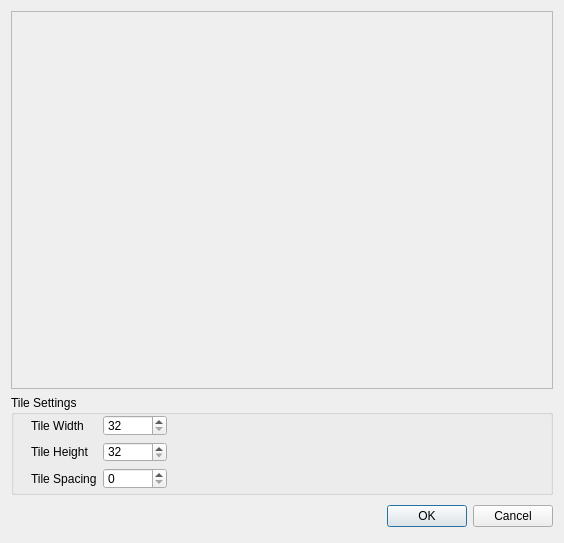
<?xml version="1.0" encoding="UTF-8"?>
<ui version="4.0">
 <class>ImportTileDialog</class>
 <widget class="QDialog" name="ImportTileDialog">
  <property name="geometry">
   <rect>
    <x>0</x>
    <y>0</y>
    <width>564</width>
    <height>543</height>
   </rect>
  </property>
  <property name="sizePolicy">
   <sizepolicy hsizetype="Expanding" vsizetype="Expanding">
    <horstretch>0</horstretch>
    <verstretch>0</verstretch>
   </sizepolicy>
  </property>
  <property name="windowTitle">
   <string>Import Tiles</string>
  </property>
  <property name="modal">
   <bool>true</bool>
  </property>
  <layout class="QVBoxLayout" name="verticalLayout">
   <item>
    <widget class="QScrollArea" name="scrollArea">
     <property name="widgetResizable">
      <bool>true</bool>
     </property>
     <widget class="QWidget" name="scrollAreaWidgetContents">
      <property name="geometry">
       <rect>
        <x>0</x>
        <y>0</y>
        <width>544</width>
        <height>378</height>
       </rect>
      </property>
     </widget>
    </widget>
   </item>
   <item>
    <widget class="QGroupBox" name="groupBox">
     <property name="sizePolicy">
      <sizepolicy hsizetype="Preferred" vsizetype="Minimum">
       <horstretch>0</horstretch>
       <verstretch>0</verstretch>
      </sizepolicy>
     </property>
     <property name="minimumSize">
      <size>
       <width>0</width>
       <height>100</height>
      </size>
     </property>
     <property name="title">
      <string>Tile Settings</string>
     </property>
     <widget class="QWidget" name="layoutWidget">
      <property name="geometry">
       <rect>
        <x>20</x>
        <y>20</y>
        <width>136</width>
        <height>74</height>
       </rect>
      </property>
      <layout class="QFormLayout" name="formLayout">
       <item row="0" column="0">
        <widget class="QLabel" name="label">
         <property name="text">
          <string>Tile Width</string>
         </property>
        </widget>
       </item>
       <item row="0" column="1">
        <widget class="QSpinBox" name="spinBoxTileWidth">
         <property name="correctionMode">
          <enum>QAbstractSpinBox::CorrectToNearestValue</enum>
         </property>
         <property name="suffix">
          <string/>
         </property>
         <property name="minimum">
          <number>32</number>
         </property>
         <property name="maximum">
          <number>2048</number>
         </property>
        </widget>
       </item>
       <item row="1" column="0">
        <widget class="QLabel" name="label_2">
         <property name="text">
          <string>Tile Height</string>
         </property>
        </widget>
       </item>
       <item row="1" column="1">
        <widget class="QSpinBox" name="spinBoxTileHeight">
         <property name="correctionMode">
          <enum>QAbstractSpinBox::CorrectToNearestValue</enum>
         </property>
         <property name="minimum">
          <number>32</number>
         </property>
         <property name="maximum">
          <number>2048</number>
         </property>
        </widget>
       </item>
       <item row="2" column="0">
        <widget class="QLabel" name="label_3">
         <property name="text">
          <string>Tile Spacing</string>
         </property>
        </widget>
       </item>
       <item row="2" column="1">
        <widget class="QSpinBox" name="spinBoxTileSpacing">
         <property name="correctionMode">
          <enum>QAbstractSpinBox::CorrectToNearestValue</enum>
         </property>
         <property name="maximum">
          <number>2048</number>
         </property>
        </widget>
       </item>
      </layout>
     </widget>
    </widget>
   </item>
   <item>
    <layout class="QHBoxLayout" name="horizontalLayout_2">
     <item>
      <spacer>
       <property name="orientation">
        <enum>Qt::Horizontal</enum>
       </property>
       <property name="sizeHint" stdset="0">
        <size>
         <width>131</width>
         <height>31</height>
        </size>
       </property>
      </spacer>
     </item>
     <item>
      <widget class="QPushButton" name="okButton">
       <property name="text">
        <string>OK</string>
       </property>
      </widget>
     </item>
     <item>
      <widget class="QPushButton" name="cancelButton">
       <property name="text">
        <string>Cancel</string>
       </property>
      </widget>
     </item>
    </layout>
   </item>
  </layout>
 </widget>
 <resources/>
 <connections>
  <connection>
   <sender>okButton</sender>
   <signal>clicked()</signal>
   <receiver>ImportTileDialog</receiver>
   <slot>accept()</slot>
   <hints>
    <hint type="sourcelabel">
     <x>278</x>
     <y>253</y>
    </hint>
    <hint type="destinationlabel">
     <x>96</x>
     <y>254</y>
    </hint>
   </hints>
  </connection>
  <connection>
   <sender>cancelButton</sender>
   <signal>clicked()</signal>
   <receiver>ImportTileDialog</receiver>
   <slot>reject()</slot>
   <hints>
    <hint type="sourcelabel">
     <x>369</x>
     <y>253</y>
    </hint>
    <hint type="destinationlabel">
     <x>179</x>
     <y>282</y>
    </hint>
   </hints>
  </connection>
 </connections>
</ui>
